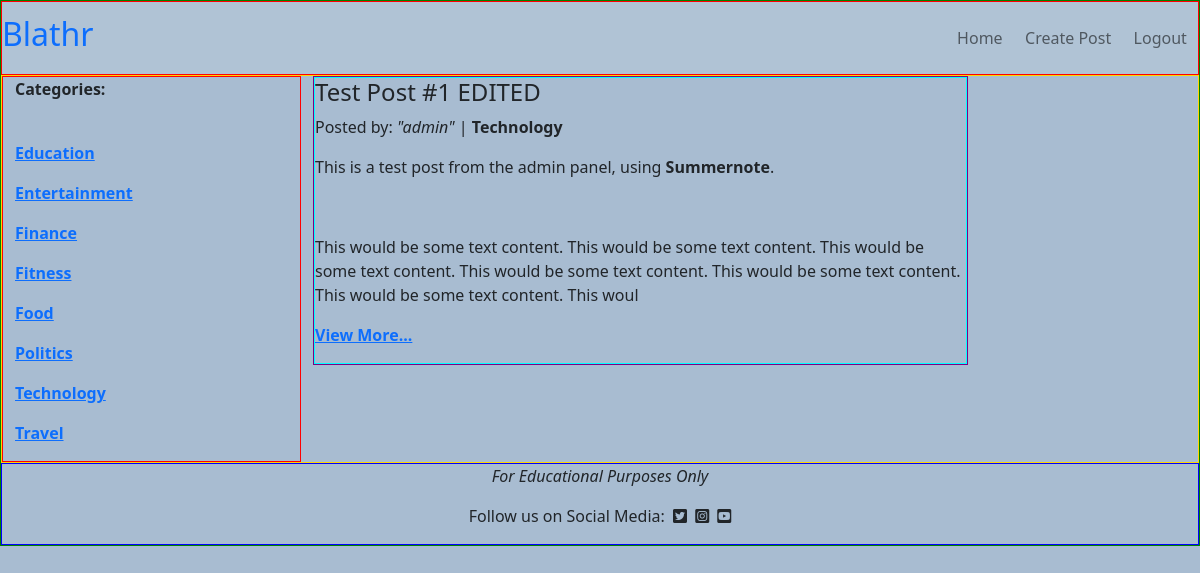
The app's page / (signed in) with its own data.
### posts/models.py (models this page shows, shortened)
class Category(models.Model):
    category_id = models.AutoField(primary_key=True)
    name = models.CharField(max_length=20, unique=True, null=False)
    def __str__(self):
        return self.name
    class Meta:
        verbose_name_plural = 'categories'
        ordering = ('name',)

class Post(models.Model):
    post_id = models.AutoField(primary_key=True)
    title = models.CharField(max_length=200, unique=True, blank=False,
                             null=False)
    author = models.ForeignKey(User, on_delete=models.CASCADE)
    created_date = models.DateTimeField(auto_now_add=True)
    content = models.TextField()
    category = models.ForeignKey(Category, on_delete=models.CASCADE)
    status = models.IntegerField(choices=STATUS, default=0)
    vote_count = models.ManyToManyField(User, related_name='vote_count',
                                        blank=True)

### posts/views.py (the view)
# urls.py: 2. Add a URL to urlpatterns:  path('', views.home, name='home')
def home(request):
    category_list = Category.objects.all()
    post_list = Post.objects.filter(category__name="Technology").order_by('-created_date')
    return render(request, 'index.html', {'post_list': post_list,
                                          'category_list': category_list})

### templates/index.html
{% extends 'base.html' %}
{% block content %}
<div class="row" id="body-row">
    <div class="col-md-3" id="category-col">
        <p><strong>Categories:</strong></p><br>
        {% for category in category_list %}
        <p><a href="{{ category.id }}"><strong>{{ category.name }}</strong></a></p>
        {% endfor %}
    </div>
    <div class="col-md-9">
        {% for post in post_list %}
        {% if post.status == 1 %}
        <div class="col-12 col-md-9">
            <div class="post-card">
                <div class="post-card-body">
                    <h4>{{ post.title }}</h4>
                    <p>Posted by: <em>"{{ post.author }}"</em> | <strong>{{ post.category }}</strong></p>
                    <p>{{ post.content | safe | slice:":300"}}</p>
                    <p><strong><a href="post_detail/{{ post.post_id }}">View More...</a></strong></p>
                </div>
            </div>
        </div>
        {% endif %}
        {% endfor %}
    </div>
</div>
{% endblock %}

### static/css/style.css (style rules this page uses)
body { background-color: #A8BCD1; margin: 0; padding: 0; border: 1px solid green; }
.post-card { margin-bottom: 3%; border: 1px solid purple; }
.post-card-body { border: 1px solid cyan; }
#body-row { margin: 0; padding: 0; justify-content: left; border: 1px solid gold; }
#category-col { justify-content: left; border: 1px solid red; }

### records on screen
Category: name "Education"
Category: name "Entertainment"
Category: name "Finance"
Category: name "Fitness"
Category: name "Food"
Category: name "Politics"
Category: name "Technology"
Category: name "Travel"
Post: title "Test Post #1 EDITED", author "admin", category "Technology", content "This is a test post from the admin panel, using Summernote . This would be some text content. This would be some text content. This would be some text content. This would be some text content. This would be some text content. This would be some text content. This woul"
